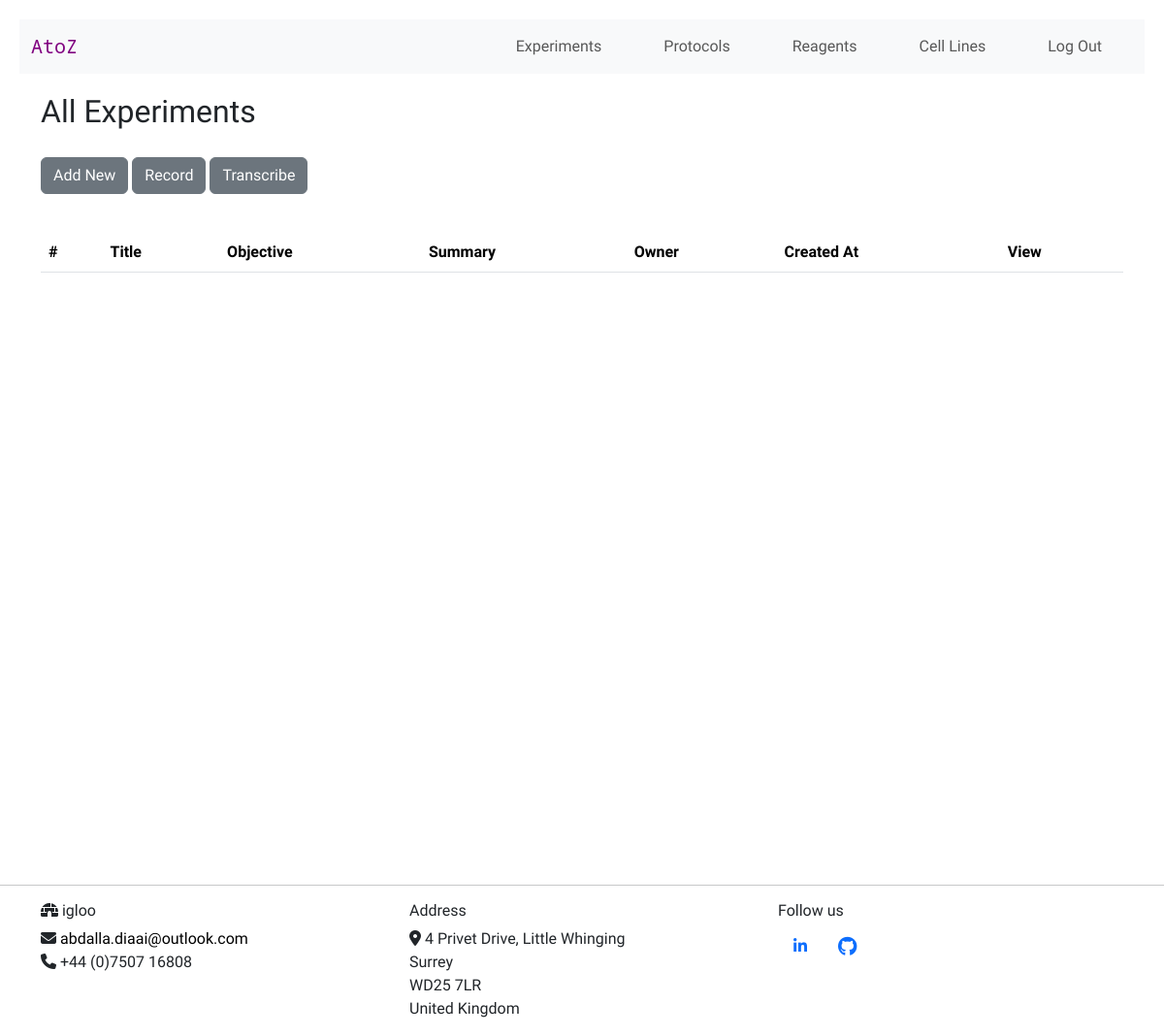
/view_experiments (signed in), run on an earlier commit of the app's database.
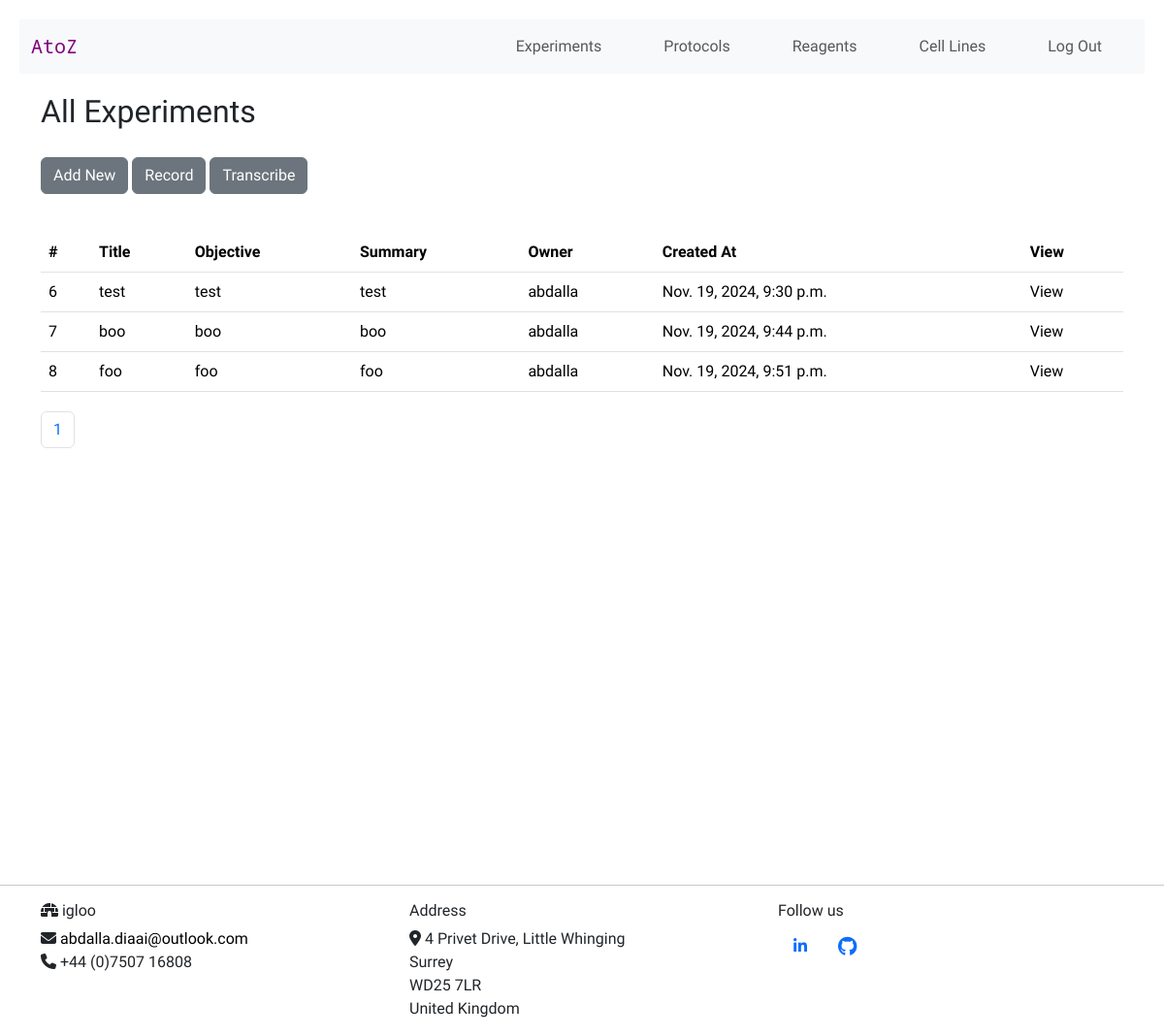
And on a later commit of the database.
### reagents/models.py (models this page shows, shortened)
class TimeStampedModel(models.Model):
    created_at = models.DateTimeField(auto_now_add=True)
    updated_at = models.DateTimeField(auto_now=True)
    class Meta:
        abstract = True

class Experiment(TimeStampedModel):
    created = TimeStampedModel.created_at
    title = models.CharField(max_length=300, blank=True, null=True)
    objective = models.TextField(blank=True, null=True)
    methods = models.TextField(blank=True, null=True)
    results = models.TextField(blank=True, null=True)
    summary = models.TextField(blank=True, null=True)
    upload = models.FileField(upload_to="docx/", blank=True)
    owner = models.ForeignKey(settings.AUTH_USER_MODEL, on_delete=models.CASCADE, null=True)

class User(AbstractUser):
    pass

### reagents/views.py (the view)
# urls.py: path("view_experiments", views.view_experiments, name="view_experiments"),
@login_required
def view_experiments(request):
    experiments = Experiment.objects.all()
    paginator = Paginator(experiments, 10)
    page_number = request.GET.get("page")
    page_obj = paginator.get_page(page_number)
    return render(
        request,
        "reagents/experiments.html",
        {"page_obj": page_obj, "paginator": paginator,
         "search_form": ReagentSearch(),
         },
    )

### reagents/templates/reagents/experiments.html (shortened to what this page needs)
{% extends "reagents/layout.html" %}
{% load static %}
{% block body %}
<h2>All Experiments</h2>
<a class="btn btn-secondary" href="{% url 'index' %}">Add New</a>
<a class="btn btn-secondary" id="record" href="{% url 'record_audio' %}">Record</a>
<a class="btn btn-secondary" href="{% url 'transcribe' %}">Transcribe</a>
{% if user.is_authenticated %}
<div>
    <table id="table" class="table" id="table" data-toggle="table" data-search="true">
        <thead>
            <tr>
                <th scope="col">#</th>
                <th scope="col">Title</th>
                <th scope="col">Objective</th>
                <th scope="col">Summary</th>
                <th scope="col">Owner</th>
                <th scope="col">Created At</th>
                <th scope="col">View</th>
            </tr>
        </thead>
        <tbody>
            {% for experiment in page_obj %}
            <tr>
                <td>{{ experiment.id }}</td>
                <td>{{ experiment.title }}</td>
                <td>{{ experiment.objective }}</td>
                <td>{{ experiment.summary }}</td>
                <td>{{ experiment.owner }}</td>
                <td>{{ experiment.created }}</td>
                <td><a id="view" href="{% url 'view_experiment' experiment.id %}">View</a></td>
            </tr>
            {% endfor %}
        </tbody>
    </table>
</div>
{% if paginator.count > 0 %}
<nav aria-label="Page navigation example">
    <ul class="pagination">
        {% for page_number in paginator.page_range %}
        {% if page.obj.number == page_number %}
        <li class="page-item active"><a class="page-link" href="">{{ page_number }}</a></li>
        {% else %}
        <li class="page-item"><a class="page-link" href="?page={{ page_number }}">{{ page_number }}</a></li>
        {% endif %}
        {% endfor %}
    </ul>
</nav>
{% endif %}
{% endif %}
{% endblock %}

What changed in the data, as far as the page shows it:
added Experiment: id "6", title "test", objective "test", summary "test", owner "abdalla", created "Nov. 19, 2024, 9:30 p.m."
added Experiment: id "7", title "boo", objective "boo", summary "boo", owner "abdalla", created "Nov. 19, 2024, 9:44 p.m."
added Experiment: id "8", title "foo", objective "foo", summary "foo", owner "abdalla", created "Nov. 19, 2024, 9:51 p.m."
Also different on the page:
new list line: "1"
